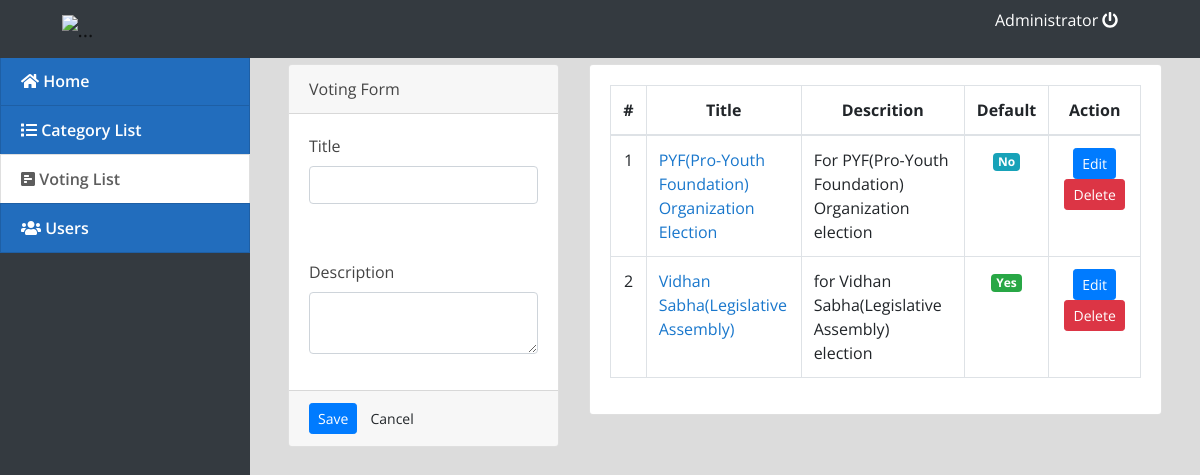
Page /index.php?page=voting_list (signed in) on the committed database.
### tables this page shows
CREATE TABLE `voting_list` (
  `id` int(30) NOT NULL,
  `title` varchar(250) NOT NULL,
  `description` text NOT NULL,
  `is_default` tinyint(1) NOT NULL DEFAULT 0
);

### voting_list.php (the view, shortened to what this page needs)
<?php include('db_connect.php');?>
<div class="container-fluid">
	<div class="col-lg-12">
		<div class="row">
			<div class="col-md-4">
			<form action="" id="manage-voting">
				<div class="card">
					<div class="card-header">
						    Voting Form
				  	</div>
					<div class="card-body">
							<div class="form-group">
								<label class="control-label">Title</label>
								<input type="text" class="form-control" name="title">
							</div>
					</div>
					<div class="card-body">
							<div class="form-group">
								<label class="control-label">Description</label>
								<textarea class="form-control" name="description"></textarea>
							</div>
					</div>
					<div class="card-footer">
						<div class="row">
							<div class="col-md-12">
								<button class="btn btn-sm btn-primary"> Save</button>
								<button class="btn btn-sm btn-default" type="button" onclick="$('#manage-voting').get(0).reset()"> Cancel</button>
							</div>
						</div>
					</div>
				</div>
			</form>
			</div>
			<div class="col-md-8">
				<div class="card">
					<div class="card-body">
						<table class="table table-bordered table-hover">
							<colgroup>
								<col width="5%">
								<col width="30%">
								<col width="35%">
								<col width="10%">
								<col width="20%">
							</colgroup>
							<thead>
								<tr>
									<th class="text-center">#</th>
									<th class="text-center">Title</th>
									<th class="text-center">Descrition</th>
									<th class="text-center">Default</th>
									<th class="text-center">Action</th>
								</tr>
							</thead>
							<tbody>
								<?php
								$i = 1;
								$vote = $conn->query("SELECT * FROM voting_list order by id asc");
								while($row=$vote->fetch_assoc()):
								?>
								<tr>
									<td class="text-center"><?php echo $i++ ?></td>
									<td class=""><a href="index.php?page=manage_voting&id=<?php echo $row['id'] ?>"><?php echo $row['title'] ?></a></td>
									<td class=""><?php echo $row['description'] ?></td>
									<?php if($row['is_default'] == 1): ?>
										<td class="text-center"><div class="badge badge-success">Yes</div></td>
									<?php elseif($row['is_default'] == 0):  ?>
										<td class="text-center"><div class="badge badge-info update_default" data-id="<?php echo $row['id'] ?>">No</div></td>
									<?php endif; ?>
									<td class="text-center">
										<button class="btn btn-sm btn-primary edit_voting" type="button" data-id="<?php echo $row['id'] ?>">Edit</button>
										<button class="btn btn-sm btn-danger delete_voting" type="button" data-id="<?php echo $row['id'] ?>">Delete</button>
									</td>
								</tr>
								<?php endwhile; ?>
							</tbody>
						</table>
					</div>
				</div>
			</div>
		</div>
	</div>
</div>

### assets/css/style.css (style rules this page uses)
body { font-family: "Open Sans", sans-serif; color: #444444; width: 100%; height: calc(100%); }
a { color: #1977cc; }

### index.php (style rules this page uses)
body { background: #80808045; }

### voting_list.php (style rules this page uses)
.update_default { cursor: pointer; }

### rows in the picture
voting_list: title "PYF(Pro-Youth Foundation) Organization Election", description "For PYF(Pro-Youth Foundation) Organization election"
voting_list: title "Vidhan Sabha(Legislative Assembly)", description "for Vidhan Sabha(Legislative Assembly) election", is_default "Yes"

### other values in the picture
$_SESSION['login_name'] "Administrator"
